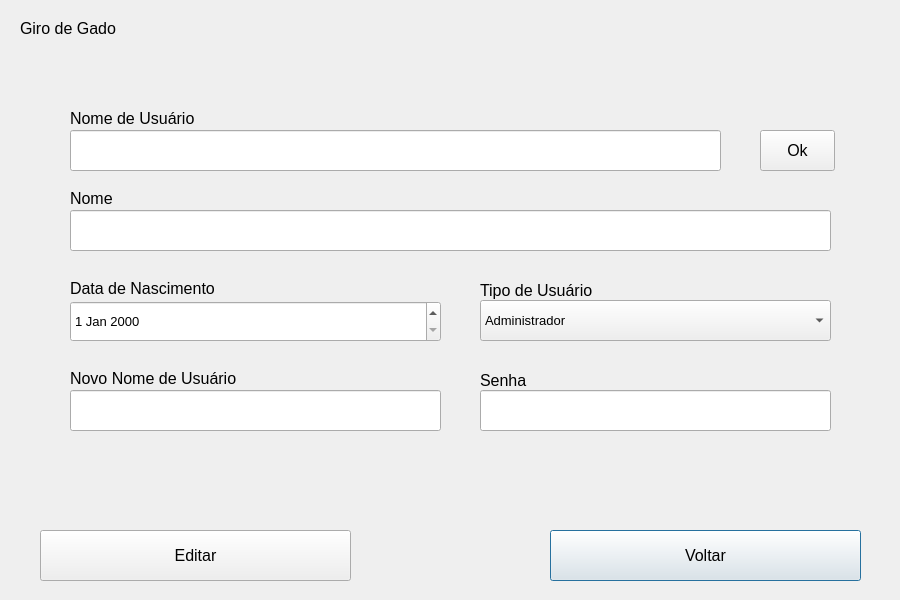
<?xml version="1.0" encoding="UTF-8"?>
<ui version="4.0">
 <class>UserEditScreen</class>
 <widget class="QDialog" name="UserEditScreen">
  <property name="geometry">
   <rect>
    <x>0</x>
    <y>0</y>
    <width>900</width>
    <height>600</height>
   </rect>
  </property>
  <property name="windowTitle">
   <string>Tela de Edição de Usuário</string>
  </property>
  <widget class="QLineEdit" name="inputNewNickname">
   <property name="geometry">
    <rect>
     <x>70</x>
     <y>390</y>
     <width>371</width>
     <height>41</height>
    </rect>
   </property>
   <property name="font">
    <font>
     <pointsize>12</pointsize>
    </font>
   </property>
   <property name="text">
    <string/>
   </property>
   <property name="echoMode">
    <enum>QLineEdit::Normal</enum>
   </property>
  </widget>
  <widget class="QComboBox" name="userType">
   <property name="geometry">
    <rect>
     <x>480</x>
     <y>300</y>
     <width>351</width>
     <height>41</height>
    </rect>
   </property>
   <property name="font">
    <font>
     <pointsize>10</pointsize>
    </font>
   </property>
   <item>
    <property name="text">
     <string>Administrador</string>
    </property>
   </item>
   <item>
    <property name="text">
     <string>Funcionário</string>
    </property>
   </item>
  </widget>
  <widget class="QLineEdit" name="inputPassword">
   <property name="geometry">
    <rect>
     <x>480</x>
     <y>390</y>
     <width>351</width>
     <height>41</height>
    </rect>
   </property>
   <property name="font">
    <font>
     <pointsize>12</pointsize>
    </font>
   </property>
   <property name="text">
    <string/>
   </property>
   <property name="echoMode">
    <enum>QLineEdit::Password</enum>
   </property>
  </widget>
  <widget class="QLabel" name="labelNewNickname">
   <property name="geometry">
    <rect>
     <x>70</x>
     <y>370</y>
     <width>221</width>
     <height>16</height>
    </rect>
   </property>
   <property name="font">
    <font>
     <pointsize>12</pointsize>
    </font>
   </property>
   <property name="text">
    <string>Novo Nome de Usuário</string>
   </property>
  </widget>
  <widget class="QLabel" name="labelName">
   <property name="geometry">
    <rect>
     <x>70</x>
     <y>190</y>
     <width>61</width>
     <height>16</height>
    </rect>
   </property>
   <property name="font">
    <font>
     <pointsize>12</pointsize>
    </font>
   </property>
   <property name="text">
    <string>Nome</string>
   </property>
  </widget>
  <widget class="QLineEdit" name="inputName">
   <property name="geometry">
    <rect>
     <x>70</x>
     <y>210</y>
     <width>761</width>
     <height>41</height>
    </rect>
   </property>
   <property name="font">
    <font>
     <pointsize>12</pointsize>
    </font>
   </property>
  </widget>
  <widget class="QLabel" name="labelTitle">
   <property name="geometry">
    <rect>
     <x>20</x>
     <y>20</y>
     <width>121</width>
     <height>16</height>
    </rect>
   </property>
   <property name="font">
    <font>
     <pointsize>12</pointsize>
    </font>
   </property>
   <property name="text">
    <string>Giro de Gado</string>
   </property>
  </widget>
  <widget class="QLabel" name="labelPassword">
   <property name="geometry">
    <rect>
     <x>480</x>
     <y>370</y>
     <width>61</width>
     <height>21</height>
    </rect>
   </property>
   <property name="font">
    <font>
     <pointsize>12</pointsize>
    </font>
   </property>
   <property name="text">
    <string>Senha</string>
   </property>
  </widget>
  <widget class="QDateEdit" name="dateEdit">
   <property name="geometry">
    <rect>
     <x>70</x>
     <y>301</y>
     <width>371</width>
     <height>41</height>
    </rect>
   </property>
   <property name="font">
    <font>
     <pointsize>10</pointsize>
    </font>
   </property>
  </widget>
  <widget class="QPushButton" name="backButton">
   <property name="geometry">
    <rect>
     <x>550</x>
     <y>530</y>
     <width>311</width>
     <height>51</height>
    </rect>
   </property>
   <property name="font">
    <font>
     <pointsize>12</pointsize>
    </font>
   </property>
   <property name="text">
    <string>Voltar</string>
   </property>
  </widget>
  <widget class="QLabel" name="labelBirthDate">
   <property name="geometry">
    <rect>
     <x>70</x>
     <y>280</y>
     <width>191</width>
     <height>16</height>
    </rect>
   </property>
   <property name="font">
    <font>
     <pointsize>12</pointsize>
    </font>
   </property>
   <property name="text">
    <string>Data de Nascimento</string>
   </property>
  </widget>
  <widget class="QPushButton" name="signButton">
   <property name="geometry">
    <rect>
     <x>40</x>
     <y>530</y>
     <width>311</width>
     <height>51</height>
    </rect>
   </property>
   <property name="font">
    <font>
     <pointsize>12</pointsize>
    </font>
   </property>
   <property name="text">
    <string>Editar</string>
   </property>
  </widget>
  <widget class="QLabel" name="labelUserType">
   <property name="geometry">
    <rect>
     <x>480</x>
     <y>280</y>
     <width>191</width>
     <height>21</height>
    </rect>
   </property>
   <property name="font">
    <font>
     <pointsize>12</pointsize>
    </font>
   </property>
   <property name="text">
    <string>Tipo de Usuário</string>
   </property>
  </widget>
  <widget class="QPushButton" name="okButton">
   <property name="geometry">
    <rect>
     <x>760</x>
     <y>130</y>
     <width>75</width>
     <height>41</height>
    </rect>
   </property>
   <property name="font">
    <font>
     <pointsize>12</pointsize>
    </font>
   </property>
   <property name="text">
    <string>Ok</string>
   </property>
  </widget>
  <widget class="QLineEdit" name="inputNickname">
   <property name="geometry">
    <rect>
     <x>70</x>
     <y>130</y>
     <width>651</width>
     <height>41</height>
    </rect>
   </property>
   <property name="font">
    <font>
     <pointsize>12</pointsize>
    </font>
   </property>
  </widget>
  <widget class="QLabel" name="labelNickname">
   <property name="geometry">
    <rect>
     <x>70</x>
     <y>110</y>
     <width>151</width>
     <height>16</height>
    </rect>
   </property>
   <property name="font">
    <font>
     <pointsize>12</pointsize>
    </font>
   </property>
   <property name="text">
    <string>Nome de Usuário</string>
   </property>
  </widget>
 </widget>
 <resources/>
 <connections/>
</ui>
